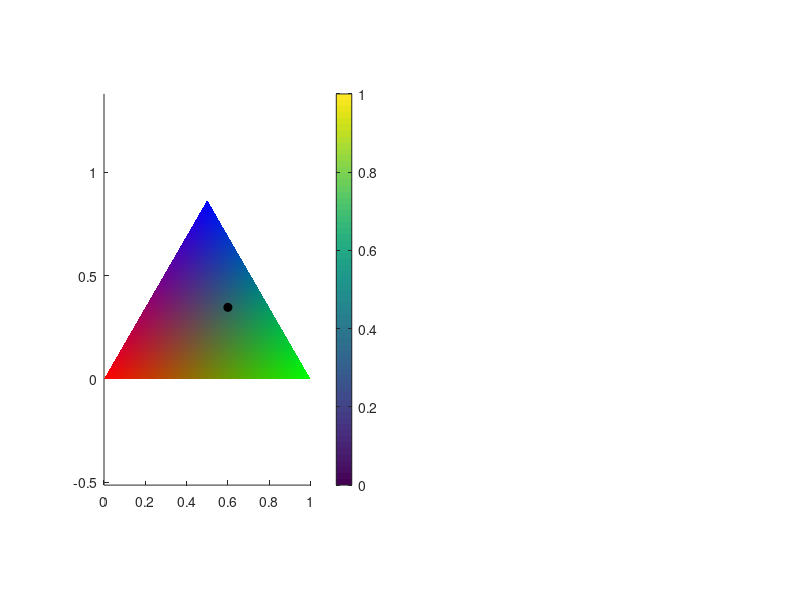

MATLAB code for this plot: (Note: this script raises an error after producing the figure.)
% Define vertices of the triangle
vertices = [0 0; 1 0; 0.5 sqrt(3)/2];
faces = [1 2 3];

% Define colors at the vertices
%vertexColors = [getColors('lush lilac'); getColors('modern orange'); getColors('lago blue')]; % RGB colors at vertices
vertexColors = [1,0,0;0,1,0;0,0,1];
% Create a figure
figure;
subplot(1, 2, 1);
hold on;

% Plot the triangle with interpolated colors
h = patch('Faces', faces, 'Vertices', vertices, 'FaceVertexCData', vertexColors, ...
          'FaceColor', 'interp', 'EdgeColor', 'none');
axis equal;

% Add a colorbar for reference
colorbar;
hold off;

% Example data
values = [50, 100, 100];

% Compute the geometric mean
geoMean = nthroot(prod(values), 3);

% Normalize the values to sum to 1 for barycentric coordinates
normalizedValues = values / sum(values);

% Compute the barycentric coordinates (as an example, use the normalized values directly)
barycentricCoords = normalizedValues;

% Map barycentric coordinates to Cartesian coordinates of the triangle
mappedCoord = barycentricCoords(1) * vertices(1, :) + ...
              barycentricCoords(2) * vertices(2, :) + ...
              barycentricCoords(3) * vertices(3, :);

% Plot the mapped point on the triangle
hold on;
plot(mappedCoord(1), mappedCoord(2), 'ko', 'MarkerFaceColor', 'k');
hold off;

% Query the interpolated color at the mapped coordinate
F = scatteredInterpolant(vertices(:, 1), vertices(:, 2), vertexColors(:, 1), 'linear', 'none');
R = F(mappedCoord(1), mappedCoord(2));
F.Values = vertexColors(:, 2);
G = F(mappedCoord(1), mappedCoord(2));
F.Values = vertexColors(:, 3);
B = F(mappedCoord(1), mappedCoord(2));
mappedColor = [R, G, B];

% Ensure color values are within [0, 1] range
mappedColor(mappedColor < 0) = 0;
mappedColor(mappedColor > 1) = 1;

% Display the geometric mean and its associated color
fprintf('Geometric Mean: %.2f\n', geoMean);
fprintf('Mapped Color: [%.2f, %.2f, %.2f]\n', mappedColor(1), mappedColor(2), mappedColor(3));

% Plot a square with the mapped color for reference
subplot(1, 2, 2);
hold on;
rectangle('Position', [0.25, 0.25, 0.5, 0.5], 'FaceColor', mappedColor, 'EdgeColor', 'k');
axis off;
title('Mapped Color Reference');
hold off;
